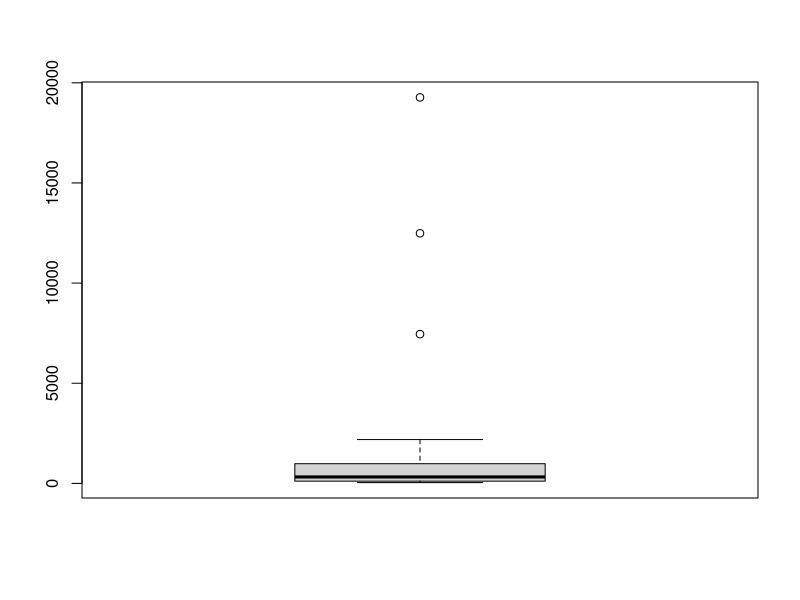
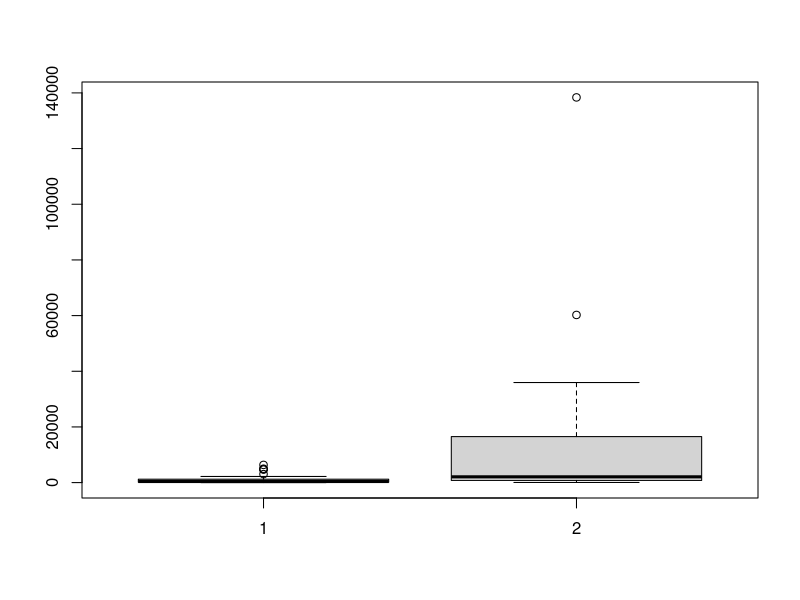
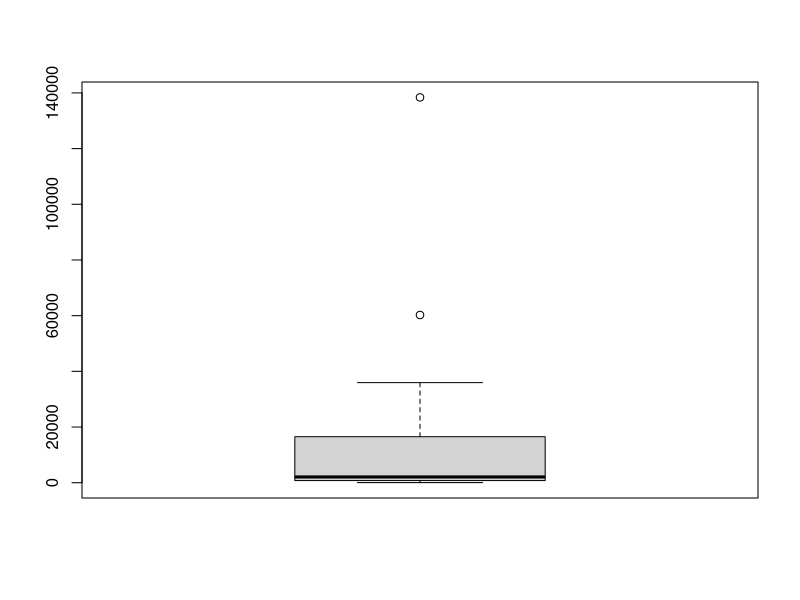
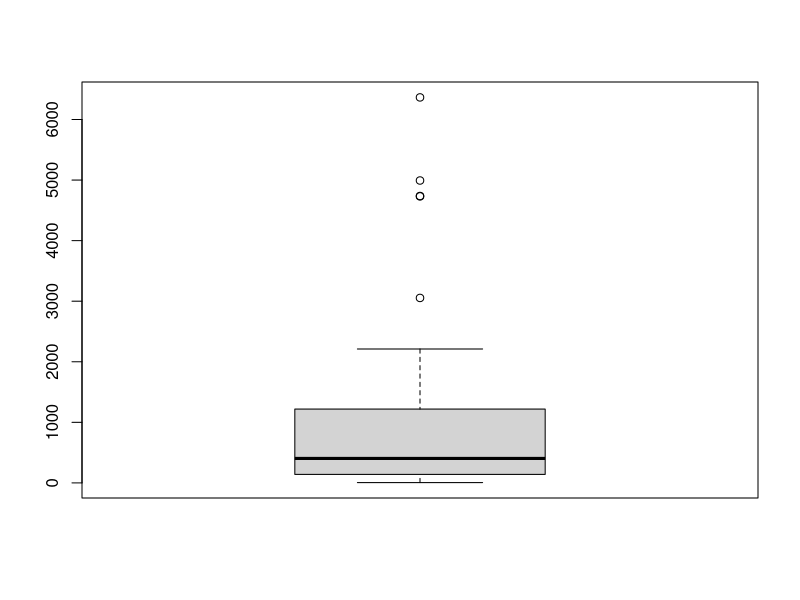

The R source for these figures, in order:
hw2=read.table(file="hw2.csv",sep=",",dec=".",header=T)
stat = summary(hw2[,1],digits=7)
summary(hw2[,1],digits=7)
iqr =stat[5] - stat[2]
iqr
mean(log(hw2[,1]))
log(mean(hw2[,1]))
sqrt(var(hw2[,1]))
sqrt(var(hw2[,1])/length(hw2[,1]))
mean(hw2[,1])
ci_min= mean(hw2[,1]) - 2*sqrt(var(hw2[,1])/length(hw2[,1]))
ci_max=mean(hw2[,1]) + 2*sqrt(var(hw2[,1])/length(hw2[,1]))

Du = stat[5]- stat[3] 
Di = stat[3]- stat[2] 
Du
Di
boxplot(hw2[,1])
stem(hw2[,1])
stem(log10(hw2[,1]))

boxplot(hw2[,2],hw2[,3])
boxplot(hw2[,3])
boxplot(hw2[,2])


log10(summary(hw2[,2]))
summary(log10(hw2[,2]))
summary(log10(hw2[,3]))
log10(summary(hw2[,3]))
summary(hw2[,2])
summary(hw2[,3])
names(hw2)

sd(hw2[,2])/sqrt(length(hw2[,2]))
sd(hw2[,3])/sqrt(length(hw2[,3]))